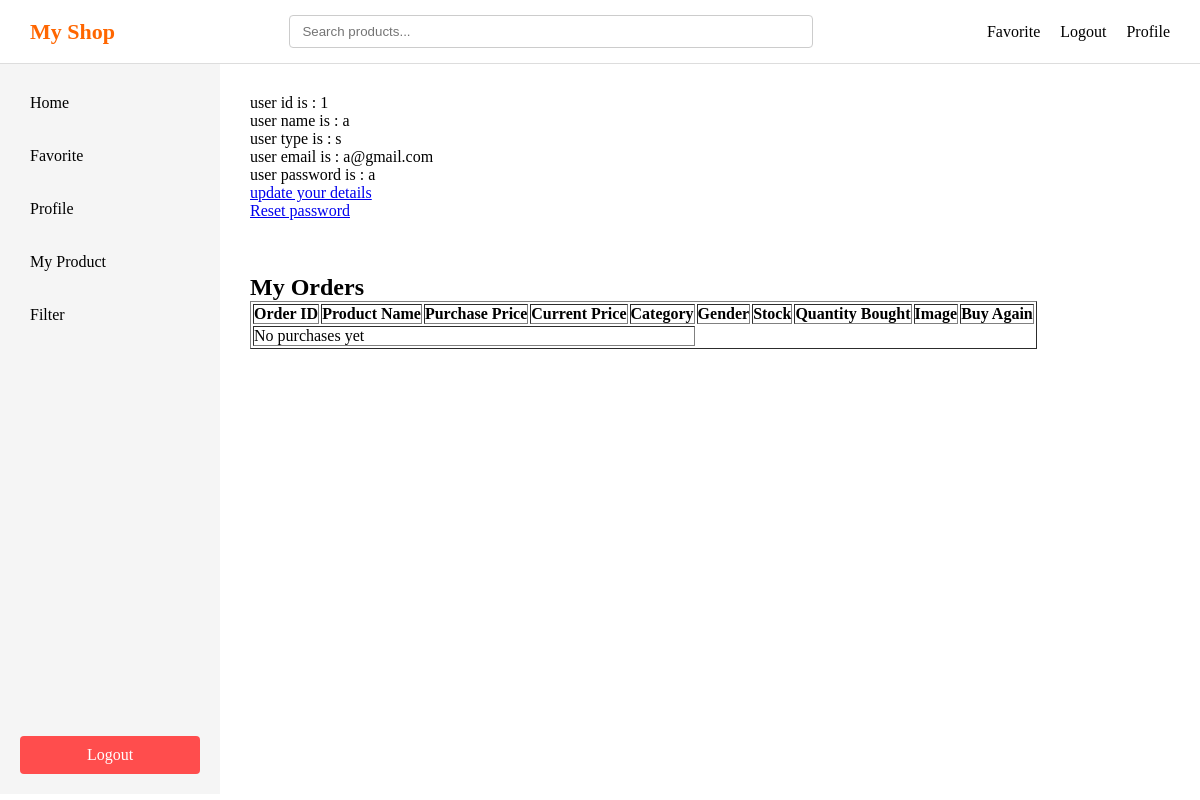
The app's page /profile (signed in), older data.
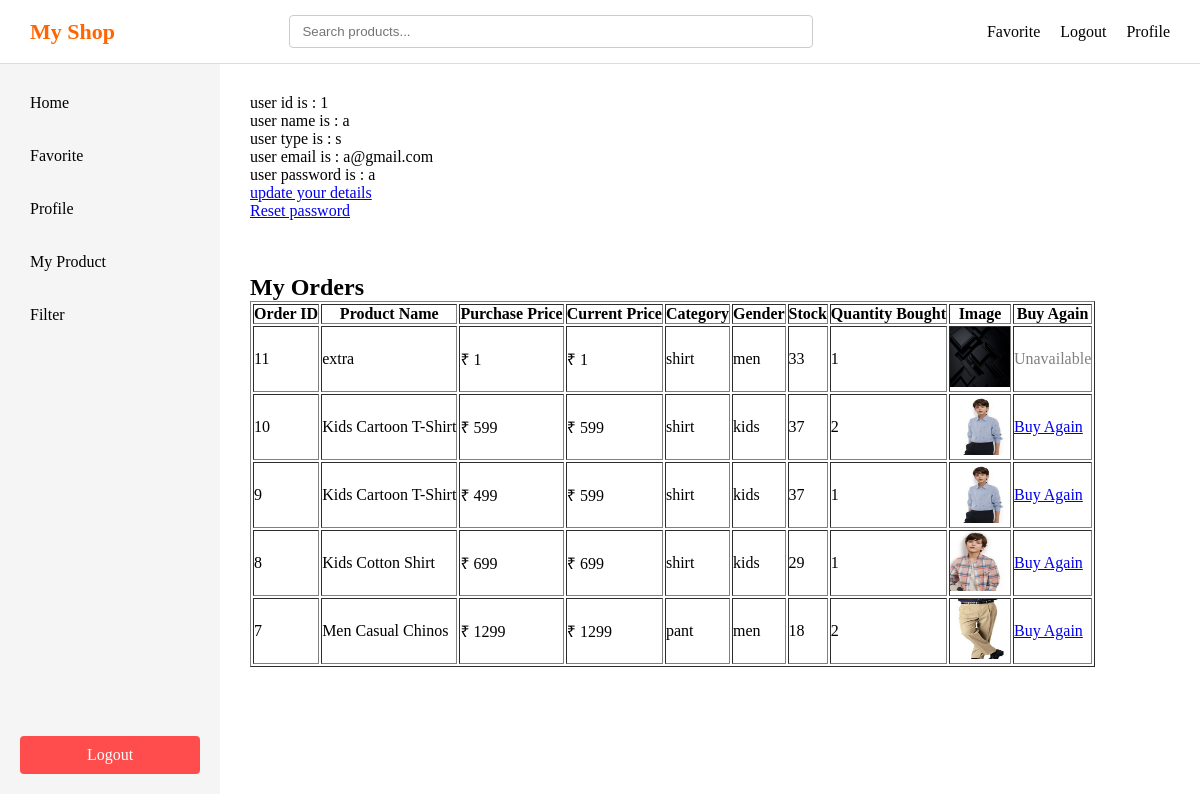
The same page, newer data.
### app/models/user.py (models this page shows)
class User(db.Model):
    id = db.Column(db.Integer, primary_key = True)
    user_type = db.Column(db.String(20))
    username= db.Column(db.String(100), unique = True)
    email = db.Column(db.String(100))
    password = db.Column(db.String(100))
    status = db.Column(
        db.String(10),
        nullable=False,
        default='active'
    )
    __table_args__ = (
        db.UniqueConstraint('email', name='uq_user_email'),
    )

### app/models/order.py (models this page shows)
class Order(db.Model):
    id = db.Column(db.Integer,primary_key= True)
    user_id = db.Column(db.Integer,db.ForeignKey("user.id"),nullable=False)
    product_id = db.Column(db.Integer,db.ForeignKey("product.id"),nullable=False)
    quantity = db.Column(db.Integer,nullable=False,default=1)
    purchase_price = db.Column(db.Integer)
    user = db.relationship("User", backref="orders")
    product = db.relationship("Product", backref="orders")

### app/models/product.py (models this page shows)
class Product(db.Model):
    id=db.Column(db.Integer, primary_key = True)
    product_name = db.Column(db.String(100))
    product_price= db.Column(db.Integer)
    product_image= db.Column(db.String(200))
    product_details = db.Column(db.Text)
    product_category = db.Column(db.String(100))
    product_gender= db.Column(db.String(20))
    product_stock= db.Column(db.Integer)
    status = db.Column(db.String(10),nullable=False,default='active')
    seller_id = db.Column(db.Integer, db.ForeignKey('user.id'))

### app/user/routes.py (the view)
@user_bp.route('/profile')
def profile():
    if 'user' not in session:
        return redirect(url_for('auth.login'))
    username = session.get('user')
    user = User.query.filter_by(username= username).first()
    orders = (
        Order.query
        .filter(Order.user_id == user.id)
        .order_by(Order.id.desc())
        .all()
    )
    return render_template('profile.html' , user = user ,orders= orders)

### app/templates/profile.html (shortened to what this page needs)
<!DOCTYPE html>
<html lang="en">
<head>
    <link rel="stylesheet" href="{{ url_for('static', filename='style.css') }}">
</head>
<body>
    <div class="header">
        <div class="logo">My Shop</div>
        <div class="searchbar" id="searchbar">
            <input type="text" placeholder="Search products..." />
        </div>
        <div class="right">
            <div class="favorite"><a href="/favorite">Favorite</a></div>
            <div class="logout"><a href="/logout">Logout</a></div>
            <div class="profile"><a href="/profile">Profile</a></div>
        </div>
    </div>
    <div class="layout">
        <div class="sidebar">
            <div class="top">
                <div class="home" id="sidebar-home">Home</div>
                <div class="favorite" id="sidebar-favorite">Favorite</div>
                <div class="profile" id="sidebar-profile">Profile</div>
                {% if user.user_type == 's' %}
                <div class="my_product" id="sidebar-myproduct">My Product</div>
                {% endif %}
                <div class="filter" id="sidebar-filter">Filter</div>
            </div>
            <div class="logout" id="sidebar-logout">Logout</div>
        </div>
        <div class="main">
            {% if user %}
            <p>user id is : {{ user.id }}</p>
            <p>user name is : {{ user.username }}</p>
            <p>user type is : {{ user.user_type }}</p>
            <p>user email is : {{ user.email }}</p>
            <p>user password is : {{ user.password }}</p>
            {% endif %}
            <div>
                <a href="/updateuser">update your details</a>
            </div>
            <div>
                <a href="/resetpassword">Reset password</a>
            </div>
            <br><br><br>
            <h2>My Orders</h2>
            <table border="1" cellpadding="8">
                <thead>
                    <tr>
                        <th>Order ID</th>
                        <th>Product Name</th>
                        <th>Purchase Price</th>
                        <th>Current Price</th>
                        <th>Category</th>
                        <th>Gender</th>
                        <th>Stock</th>
                        <th>Quantity Bought</th>
                        <th>Image</th>
                        <th>Buy Again</th>
                    </tr>
                </thead>
                <tbody>
                    {% for order in orders %}
                    <tr>
                        <td>{{ order.id }}</td>
                        <td>{{ order.product.product_name }}</td>
                        <td>₹ {{ order.purchase_price }}</td>
                        <td>₹ {{ order.product.product_price }}</td>
                        <td>{{ order.product.product_category }}</td>
                        <td>{{ order.product.product_gender }}</td>
                        <td>
                            {% if order.product.product_stock > 0 %}
                            {{ order.product.product_stock }}
                            {% else %}
                            <span style="color:red;">Out of stock</span>
                            {% endif %}
                        </td>
                        <td>{{ order.quantity }}</td>
                        <td>
                            <img src="{{ url_for('static', filename='uploads/' ~ order.product.product_image) }}"
                                width="60" height="60">
                        </td>
                        <td>
                            {% if order.product.status == 'active' and order.product.product_stock > 0 %}
                            <a href="{{ url_for('payment.buyButton', product_id=order.product.id) }}"
                                class="btn btn-sm btn-primary">
                                Buy Again
                            </a>
                            {% else %}
                            <span style="color:gray;">Unavailable</span>
                            {% endif %}
                        </td>
                    </tr>
                    {% else %}
                    <tr>
                        <td colspan="5">No purchases yet</td>
                    </tr>
                    {% endfor %}
                </tbody>
            </table>
        </div>
    </div>
</body>
</html>

### app/static/style.css (style rules this page uses)
* { margin: 0; padding: 0; box-sizing: border-box; }
.header { display: flex; align-items: center; justify-content: space-between; padding: 15px 30px; background-color: #ffffff; border-bottom: 1px solid #ddd; width: 100%; }
.logo { font-size: 22px; font-weight: bold; color: #ff6600; white-space: nowrap; }
.searchbar { flex: 1; display: flex; justify-content: center; }
.searchbar input { width: 60%; min-width: 250px; padding: 8px 12px; border: 1px solid #ccc; border-radius: 4px; }
.right { display: flex; align-items: center; gap: 20px; white-space: nowrap; }
.right a, .right div { text-decoration: none; color: #000; cursor: pointer; font-weight: 500; }
.layout { display: flex; height: calc(100vh - 70px); }
.sidebar { width: 220px; height: 100%; background-color: #f5f5f5; padding: 20px; display: flex; flex-direction: column; }
.sidebar .top { flex: 1; overflow-y: auto; display: flex; flex-direction: column; gap: 15px; }
.sidebar .top div { padding: 10px; cursor: pointer; border-radius: 4px; }
.sidebar .logout { padding: 10px; background-color: #ff4d4d; color: white; text-align: center; border-radius: 4px; cursor: pointer; flex-shrink: 0; }
.main { flex: 1; padding: 30px; background-color: #ffffff; overflow-y: auto; }

Row changes from the older to the newer data that the page shows:
added Order: id "11", product.product_name "extra", purchase_price "1", product.product_price "1", product.product_category "shirt", product.product_gender "men", product.product_stock "33", quantity "1", product_image (picture), shows "Unavailable"
added Order: id "10", product.product_name "Kids Cartoon T-Shirt", purchase_price "599", product.product_price "599", product.product_category "shirt", product.product_gender "kids", product.product_stock "37", quantity "2", product_image (picture)
added Order: id "9", product.product_name "Kids Cartoon T-Shirt", purchase_price "499", product.product_price "599", product.product_category "shirt", product.product_gender "kids", product.product_stock "37", quantity "1", product_image (picture)
added Order: id "8", product.product_name "Kids Cotton Shirt", purchase_price "699", product.product_price "699", product.product_category "shirt", product.product_gender "kids", product.product_stock "29", quantity "1", product_image (picture)
added Order: id "7", product.product_name "Men Casual Chinos", purchase_price "1299", product.product_price "1299", product.product_category "pant", product.product_gender "men", product.product_stock "18", quantity "2", product_image (picture)
Text that changed along with them:
text no longer shown: "No purchases yet"
